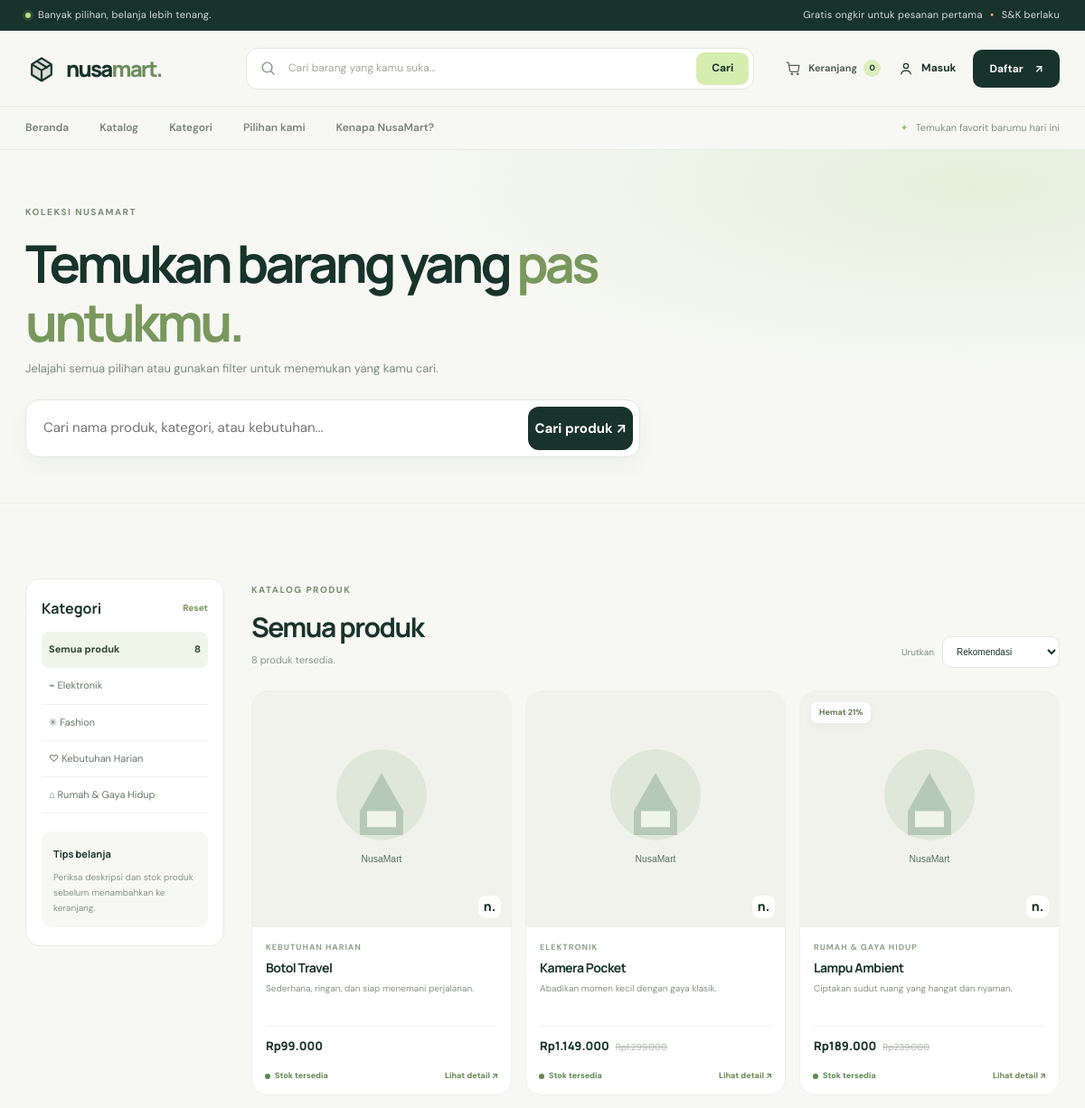
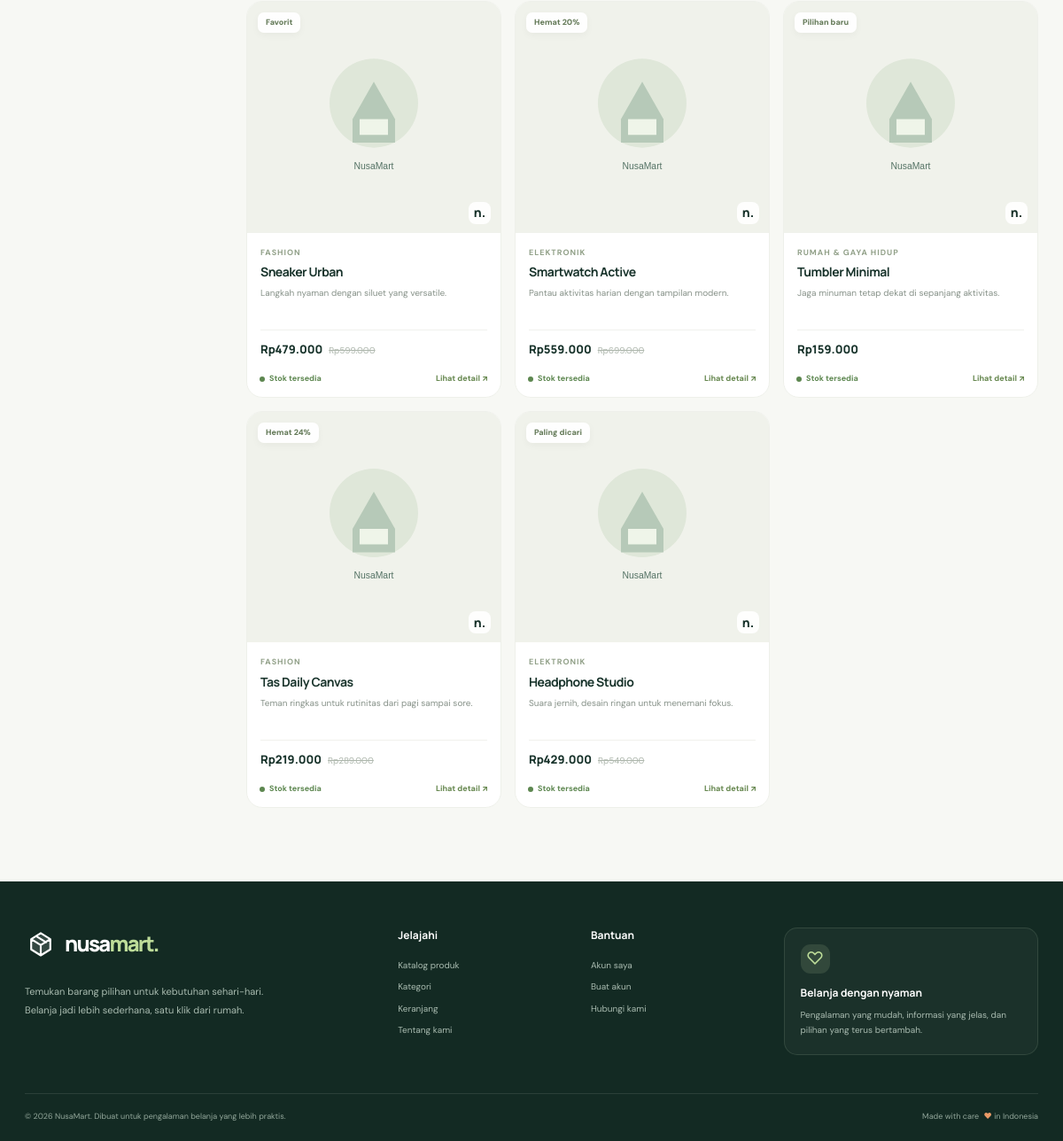
Page /katalog.php on the committed database (2 pictures, top to bottom).
### tables this page shows
CREATE TABLE categories (
  id BIGINT UNSIGNED NOT NULL AUTO_INCREMENT,
  name VARCHAR(100) NOT NULL,
  slug VARCHAR(120) NOT NULL,
  icon VARCHAR(20) NOT NULL DEFAULT '✦',
  description VARCHAR(255) DEFAULT NULL,
  is_active TINYINT(1) NOT NULL DEFAULT 1,
  created_at TIMESTAMP NOT NULL DEFAULT CURRENT_TIMESTAMP,
  PRIMARY KEY (id),
  UNIQUE KEY uq_categories_slug (slug),
  UNIQUE KEY uq_categories_name (name)
);

CREATE TABLE products (
  id BIGINT UNSIGNED NOT NULL AUTO_INCREMENT,
  category_id BIGINT UNSIGNED NOT NULL,
  name VARCHAR(180) NOT NULL,
  slug VARCHAR(200) NOT NULL,
  short_description VARCHAR(255) NOT NULL,
  description TEXT DEFAULT NULL,
  price DECIMAL(12,2) NOT NULL,
  sale_price DECIMAL(12,2) DEFAULT NULL,
  stock INT UNSIGNED NOT NULL DEFAULT 0,
  image_url VARCHAR(600) DEFAULT NULL,
  badge VARCHAR(40) DEFAULT NULL,
  is_featured TINYINT(1) NOT NULL DEFAULT 0,
  is_active TINYINT(1) NOT NULL DEFAULT 1,
  created_at TIMESTAMP NOT NULL DEFAULT CURRENT_TIMESTAMP,
  updated_at TIMESTAMP NOT NULL DEFAULT CURRENT_TIMESTAMP ON UPDATE CURRENT_TIMESTAMP,
  PRIMARY KEY (id),
  UNIQUE KEY uq_products_slug (slug),
  KEY idx_products_category_active (category_id, is_active),
  KEY idx_products_featured_active (is_featured, is_active),
  KEY idx_products_name (name),
  CONSTRAINT fk_products_category FOREIGN KEY (category_id) REFERENCES categories (id)
    ON UPDATE CASCADE ON DELETE RESTRICT
);

### includes/functions.php (called while the page is built, shortened)
<?php
function h(mixed $value): string
{
    return htmlspecialchars((string) $value, ENT_QUOTES | ENT_SUBSTITUTE, 'UTF-8');
}
function current_user(): ?array
{
    return isset($_SESSION['user']) && is_array($_SESSION['user']) ? $_SESSION['user'] : null;
}
function money_idr(mixed $amount): string
{
    return 'Rp' . number_format((float) $amount, 0, ',', '.');
}
function get_cart_count(): int
{
    $user = current_user();
    if (!$user) {
        return 0;
    }
}
function product_price(array $product): float
{
    if (isset($product['sale_price']) && $product['sale_price'] !== null
        && (float) $product['sale_price'] > 0
        && (float) $product['sale_price'] < (float) $product['price']) {
        return (float) $product['sale_price'];
    }
    return (float) $product['price'];
}

### katalog.php (the view, shortened to what this page needs)
<?php
$q = trim((string) ($_GET['q'] ?? ''));
$categorySlug = trim((string) ($_GET['category'] ?? ''));
$sort = (string) ($_GET['sort'] ?? 'recommended');
$page = max(1, (int) ($_GET['page'] ?? 1));
$perPage = 12;
$categories = [];
$products = [];
$totalProducts = 0;
$dbError = false;
$currentCategory = null;
$sortSql = [
    'recommended' => 'p.is_featured DESC, p.created_at DESC, p.id DESC',
    'newest' => 'p.created_at DESC, p.id DESC',
    'price_asc' => 'current_price ASC, p.name ASC',
    'price_desc' => 'current_price DESC, p.name ASC',
    'name' => 'p.name ASC',
][$sort];
try {
    $pdo = db();
    $categories = $pdo->query('SELECT id, name, slug, icon, description FROM categories WHERE is_active = 1 ORDER BY name')->fetchAll();
    $where = ['p.is_active = 1'];
    $params = [];
    $whereSql = implode(' AND ', $where);
    $countStmt = $pdo->prepare("SELECT COUNT(*) FROM products p INNER JOIN categories c ON c.id = p.category_id WHERE {$whereSql}");
    $countStmt->execute($params);
    $totalProducts = (int) $countStmt->fetchColumn();
    $pages = max(1, (int) ceil($totalProducts / $perPage));
    $page = min($page, $pages);
    $offset = ($page - 1) * $perPage;
    $sql = "SELECT p.id, p.name, p.short_description, p.description, p.price, p.sale_price, p.stock, p.image_url, p.badge, p.is_featured, p.created_at, c.name AS category_name, c.slug AS category_slug, CASE WHEN p.sale_price IS NOT NULL AND p.sale_price > 0 AND p.sale_price < p.price THEN p.sale_price ELSE p.price END AS current_price FROM products p INNER JOIN categories c ON c.id = p.category_id WHERE {$whereSql} ORDER BY {$sortSql} LIMIT :limit OFFSET :offset";
    $stmt = $pdo->prepare($sql);
    $stmt->bindValue(':limit', $perPage, PDO::PARAM_INT);
    $stmt->bindValue(':offset', $offset, PDO::PARAM_INT);
    $stmt->execute();
    $products = $stmt->fetchAll();
} catch (Throwable $exception) {
    $dbError = true;
    $pages = 1;
    $categories = [];
}
function katalog_url(array $overrides = []): string {
    $values = [
        'q' => trim((string) ($_GET['q'] ?? '')),
        'category' => trim((string) ($_GET['category'] ?? '')),
        'sort' => (string) ($_GET['sort'] ?? 'recommended'),
        'page' => max(1, (int) ($_GET['page'] ?? 1)),
    ];
    foreach ($overrides as $key => $value) $values[$key] = $value;
    $values = array_filter($values, static fn($value) => $value !== '' && $value !== null && $value !== 'recommended' && !($value === 1 || $value === '1'));
    return 'katalog.php' . ($values ? '?' . http_build_query($values) : '');
}
?>
<!doctype html>
<html lang="id">
<head>
    <link rel="stylesheet" href="assets/css/style.css">
</head>
<body>
<?php require __DIR__ . '/includes/site-header.php'; ?>
<main>
    <section class="catalog-hero"><div class="container"><span class="eyebrow">KOLEKSI NUSAMART</span><h1>Temukan barang yang <span>pas untukmu.</span></h1><p>Jelajahi semua pilihan atau gunakan filter untuk menemukan yang kamu cari.</p>
        <form class="catalog-search" action="katalog.php" method="get"><label class="sr-only" for="catalog-q">Cari produk</label><input id="catalog-q" type="search" name="q" value="<?= h($q) ?>" placeholder="Cari nama produk, kategori, atau kebutuhan..."><button class="button button-dark" type="submit">Cari produk ↗</button></form>
    </div></section>
    <section class="container catalog-layout section-space">
        <aside class="catalog-sidebar"><div class="sidebar-heading"><h2>Kategori</h2><a href="katalog.php">Reset</a></div>
            <a class="category-filter <?= $categorySlug === '' ? 'is-active' : '' ?>" href="<?= h(katalog_url(['category' => '', 'page' => 1])) ?>">Semua produk <span><?= $totalProducts ?></span></a>
            <?php foreach ($categories as $category): ?><a class="category-filter <?= $categorySlug === $category['slug'] ? 'is-active' : '' ?>" href="<?= h(katalog_url(['category' => $category['slug'], 'page' => 1])) ?>"><span><?= h($category['icon'] ?? '✦') ?> <?= h($category['name']) ?></span><?php if ($categorySlug === $category['slug']): ?><span>✓</span><?php endif; ?></a><?php endforeach; ?>
            <div class="sidebar-note"><strong>Tips belanja</strong><p>Periksa deskripsi dan stok produk sebelum menambahkan ke keranjang.</p></div>
        </aside>
        <div class="catalog-results">
            <div class="catalog-results-heading"><div><span class="eyebrow">KATALOG PRODUK</span><h2><?php if ($currentCategory) echo h($currentCategory['name']); elseif ($q !== '') echo 'Hasil: “' . h($q) . '”'; else echo 'Semua produk'; ?></h2><p><?= $totalProducts ?> produk tersedia<?= $q !== '' ? ' untuk pencarian ini' : '' ?>.</p></div>
                <form action="katalog.php" method="get" class="sort-form">
                    <label for="sort">Urutkan</label><select id="sort" name="sort" onchange="this.form.submit()"><option value="recommended" <?= $sort === 'recommended' ? 'selected' : '' ?>>Rekomendasi</option></select>
                </form>
            </div>
            <?php if ($dbError): ?><div class="form-alert form-alert-error">Database belum terhubung. Nyalakan MySQL dan impor database.sql.</div>
            <?php elseif (!$products): ?><div class="empty-state"><span>⌕</span><h3>Produk belum ditemukan.</h3><p>Coba kata kunci lain atau pilih kategori berbeda.</p><a href="katalog.php" class="button button-dark">Tampilkan semua produk</a></div>
            <?php else: ?>
                <div class="product-grid catalog-product-grid">
                <?php foreach ($products as $index => $product): $price = product_price($product); $discount = $price < (float) $product['price']; ?>
                    <article class="product-card" style="--card-delay: <?= (int) ($index % 12) * 35 ?>ms">
                        <a class="product-card-link" href="detail.php?id=<?= (int) $product['id'] ?>">
                            <div class="product-image-wrap"><img class="product-image" src="<?= h($product['image_url'] ?: 'assets/img/product-placeholder.svg') ?>" alt="<?= h($product['name']) ?>" loading="lazy"><?php if (!empty($product['badge'])): ?><span class="product-badge"><?= h($product['badge']) ?></span><?php endif; ?><span class="product-image-mark" aria-hidden="true">n.</span></div>
                            <div class="product-card-info"><span class="product-category"><?= h($product['category_name']) ?></span><h3><?= h($product['name']) ?></h3><p><?= h($product['short_description']) ?></p><div class="product-price-row"><strong><?= h(money_idr($price)) ?></strong><?php if ($discount): ?><del><?= h(money_idr($product['price'])) ?></del><?php endif; ?></div></div>
                        </a>
                        <div class="catalog-card-bottom"><span class="stock-label <?= (int) $product['stock'] > 0 ? 'stock-available' : 'stock-empty' ?>"><?= (int) $product['stock'] > 0 ? 'Stok tersedia' : 'Stok habis' ?></span><a class="mini-link" href="detail.php?id=<?= (int) $product['id'] ?>">Lihat detail ↗</a></div>
                    </article>
                <?php endforeach; ?>
                </div>
            <?php endif; ?>
        </div>
    </section>
</main>
<?php require __DIR__ . '/includes/site-footer.php'; ?><div class="toast" id="toast" role="status" aria-live="polite"></div><script src="assets/js/app.js" defer></script>
</body></html>

### includes/site-header.php (shortened to what this page needs)
<?php
$user = current_user();
?>
<header class="site-header">
    <div class="topline">
        <div class="container topline-inner">
            <span><span class="topline-dot"></span> Banyak pilihan, belanja lebih tenang.</span>
            <span class="topline-right">Gratis ongkir untuk pesanan pertama <strong>•</strong> S&K berlaku</span>
        </div>
    </div>
    <div class="container header-main">
        <a class="brand" href="index.php" aria-label="NusaMart beranda">
            <span class="brand-mark" aria-hidden="true"></span>
            <span class="brand-word">nusa<span>mart.</span></span>
        </a>
        <form class="header-search" action="katalog.php" method="get" role="search">
            <svg viewBox="0 0 24 24" aria-hidden="true"><circle cx="10.8" cy="10.8" r="6.8"/><path d="m16 16 4.2 4.2"/></svg>
            <input type="search" name="q" value="<?= h($_GET['q'] ?? '') ?>" placeholder="Cari barang yang kamu suka..." aria-label="Cari produk">
            <button type="submit">Cari</button>
        </form>
        <div class="header-actions">
            <a class="header-cart" href="keranjang.php" aria-label="Keranjang belanja">
                <svg viewBox="0 0 24 24" aria-hidden="true"><path d="M3 4h2l2.1 11.2a2 2 0 0 0 2 1.6h7.8a2 2 0 0 0 2-1.6L20 8H6"/><circle cx="10" cy="20" r="1"/><circle cx="18" cy="20" r="1"/></svg>
                <span>Keranjang</span><b class="cart-count"><?= get_cart_count() ?></b>
            </a>
            <?php if ($user): ?>
                <div class="user-greeting"><span class="user-avatar"><?= h(str_upper_u(str_sub_u((string) $user['name'], 0, 1))) ?></span><span>Hai, <strong><?= h(explode(' ', (string) $user['name'])[0]) ?></strong></span></div>
                <form action="logout.php" method="post" class="logout-form"><?= csrf_field() ?><button class="header-login" type="submit">Keluar</button></form>
            <?php else: ?>
                <a class="header-login" href="login.php"><svg viewBox="0 0 24 24" aria-hidden="true"><circle cx="12" cy="8" r="3.5"/><path d="M5 20c.6-3.4 3.1-5.2 7-5.2s6.4 1.8 7 5.2"/></svg><span>Masuk</span></a>
                <a class="button button-dark button-small header-register" href="register.php">Daftar <span aria-hidden="true">↗</span></a>
            <?php endif; ?>
        </div>
    </div>
    <nav class="main-nav" aria-label="Navigasi utama">
        <div class="container nav-inner">
            <div class="nav-links">
                <a class="nav-link" href="index.php">Beranda</a>
                <a class="nav-link" href="katalog.php">Katalog</a>
                <a class="nav-link" href="index.php#kategori">Kategori</a>
                <a class="nav-link" href="katalog.php?sort=popular">Pilihan kami</a>
                <a class="nav-link" href="index.php#tentang">Kenapa NusaMart?</a>
            </div>
            <span class="nav-note"><span aria-hidden="true">✦</span> Temukan favorit barumu hari ini</span>
        </div>
    </nav>
</header>

### includes/site-footer.php (shortened to what this page needs)
<footer class="site-footer" id="footer">
    <div class="container footer-main">
        <div class="footer-brand-block">
            <a class="brand brand-light" href="index.php">
                <span class="brand-mark" aria-hidden="true"></span>
                <span class="brand-word">nusa<span>mart.</span></span>
            </a>
            <p>Temukan barang pilihan untuk kebutuhan sehari-hari. Belanja jadi lebih sederhana, satu klik dari rumah.</p>
        </div>
        <div class="footer-column"><h3>Jelajahi</h3><a href="katalog.php">Katalog produk</a><a href="index.php#kategori">Kategori</a><a href="keranjang.php">Keranjang</a><a href="index.php#tentang">Tentang kami</a></div>
        <div class="footer-column"><h3>Bantuan</h3><a href="login.php">Akun saya</a><a href="register.php">Buat akun</a><a href="mailto:bantuan@nusamart.id">Hubungi kami</a></div>
        <div class="footer-note"><span class="footer-note-icon">♡</span><h3>Belanja dengan nyaman</h3><p>Pengalaman yang mudah, informasi yang jelas, dan pilihan yang terus bertambah.</p></div>
    </div>
    <div class="container footer-bottom"><span>© <?= date('Y') ?> NusaMart. Dibuat untuk pengalaman belanja yang lebih praktis.</span><span>Made with care <b>♥</b> in Indonesia</span></div>
</footer>

### rows in the picture
categories: icon "⌁", name "Elektronik"
categories: icon "✳", name "Fashion"
categories: icon "♡", name "Kebutuhan Harian"
categories: icon "⌂", name "Rumah & Gaya Hidup"
products: category.name "KEBUTUHAN HARIAN", name "Botol Travel", short_description "Sederhana, ringan, dan siap menemani perjalanan.", price "Rp99.000", stock "Stok tersedia"
products: category.name "ELEKTRONIK", name "Kamera Pocket", short_description "Abadikan momen kecil dengan gaya klasik.", sale_price "Rp1.149.000", price "Rp1.299.000", stock "Stok tersedia"
products: badge "Hemat 21%", category.name "RUMAH & GAYA HIDUP", name "Lampu Ambient", short_description "Ciptakan sudut ruang yang hangat dan nyaman.", sale_price "Rp189.000", price "Rp239.000", stock "Stok tersedia"
products: badge "Favorit", category.name "FASHION", name "Sneaker Urban", short_description "Langkah nyaman dengan siluet yang versatile.", sale_price "Rp479.000", price "Rp599.000", stock "Stok tersedia"
products: badge "Hemat 20%", category.name "ELEKTRONIK", name "Smartwatch Active", short_description "Pantau aktivitas harian dengan tampilan modern.", sale_price "Rp559.000", price "Rp699.000", stock "Stok tersedia"
products: badge "Pilihan baru", category.name "RUMAH & GAYA HIDUP", name "Tumbler Minimal", short_description "Jaga minuman tetap dekat di sepanjang aktivitas.", price "Rp159.000", stock "Stok tersedia"
products: badge "Hemat 24%", category.name "FASHION", name "Tas Daily Canvas", short_description "Teman ringkas untuk rutinitas dari pagi sampai sore.", sale_price "Rp219.000", price "Rp289.000", stock "Stok tersedia"
products: badge "Paling dicari", category.name "ELEKTRONIK", name "Headphone Studio", short_description "Suara jernih, desain ringan untuk menemani fokus.", sale_price "Rp429.000", price "Rp549.000", stock "Stok tersedia"

### other values in the picture
get_cart_count() "0"
$totalProducts "8"
